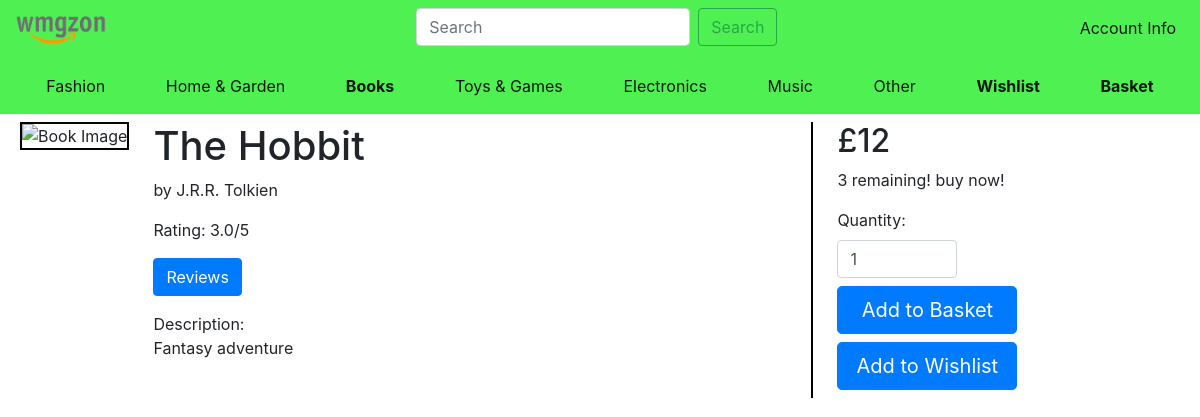
The page /books/6 on the database its author committed.
### application/models.py (models this page shows, shortened)
class Book(db.Model):
    id = db.Column(db.Integer(), primary_key=True)
    title = db.Column(db.String(length=50), nullable=False, unique=True)
    price = db.Column(db.Integer(), nullable=False)
    barcode = db.Column(db.String(length=12), nullable=False, unique=True)
    description = db.Column(db.String(length=1024), nullable=False)
    author = db.Column(db.String(length=50), nullable=False)
    release_year = db.Column(db.Integer(), nullable=False)
    genre = db.Column(db.String(length=50), nullable=False)
    blurb = db.Column(db.String(length=200), nullable=False)
    stock = db.Column(db.Integer(), nullable=False)
    book_picture = db.Column(db.LargeBinary, nullable=True)
    delisted = db.Column(db.Boolean(), nullable=False, default=False)

### application/routes.py (the view, shortened to what this page needs)
@books.route('/books/<id>', methods=['GET', 'POST'])
def home_page(id):
    form = ReviewForm()
    form2 = AddToBasketForm()
    if request.method == "GET":
        if current_user.is_authenticated:
            admin_or_not = current_user.is_admin
        else:
            admin_or_not = False
        book = Book.query.filter_by(id=id).first()
        book_review = Review.query.filter_by(book_id=id).all()
        average_rating = 0.0
        total_reviews = len(book_review)
        if total_reviews > 0:
            for review in book_review:
                average_rating += review.rating
            average_rating /= total_reviews
        similar_books = Book.query.filter_by(genre=book.genre).all()
        return render_template('individual-book.html', book=book, reviews=book_review, similar_books=similar_books, average_rating=average_rating, form=form, form2=form2, admin=admin_or_not)

### application/forms.py
class ReviewForm(FlaskForm): #Review For Products
    review = StringField(label='Review Text', validators=[DataRequired()])
    submit = SubmitField(label='Submit Review')

class AddToBasketForm(FlaskForm):
    quantity = IntegerField('Quantity:', validators=[DataRequired(), NumberRange(min=0)])
    submit = SubmitField('Add to Basket')

### application/templates/individual-book.html (shortened to what this page needs)
{% extends 'base.html' %} {% block title %} {{ book.title}} {% endblock %} {%
block content %}
<div id="info-div">
  <div id="main-info">
    {% if book.book_picture %}
    <div>
      <img
        class="template-img"
        src="{{ url_for('books.display', book_id=book.id) }}"
        alt="Book Image"
      />
    </div>
    {% endif %}
    <div id="book-info">
      <div id="description">
        <h1>{{book.title}}</h1>
        <p>by {{book.author}}</p>
        {% if average_rating %}
        <p>Rating: {{average_rating}}/5</p>
        <a
          class="btn btn-primary"
          data-toggle="collapse"
          href="#collapseReviews"
          role="button"
          aria-expanded="false"
          aria-controls="collapseReviews"
        >
          Reviews
        </a>
        {% else %}
        <p>no reviews yet</p>
        {% endif %}
        <p id="description-text">
          Description: <br />
          {{book.description}}
        </p>
      </div>
      <div id="price-description">
        <h2>£{{book.price}}</h2>
        {% if book.stock %} {% if book.stock <=10 %}
        <p>{{book.stock}} remaining! buy now!</p>
        {% endif %}
        <form method="POST">
          {{ form2.hidden_tag() }} {{ form2.quantity.label() }} {{
          form2.quantity(class="form-control", value=1, id="quantity-btn",
          max=book.stock) }}
          <button
            type="submit"
            name="action"
            value="add_to_basket"
            class="btn btn-lg btn-block btn-primary"
            id="add-to-basket-btn"
          >
            Add to Basket
          </button>
          <button
            type="submit"
            name="action"
            value="add_to_wishlist"
            class="btn btn-lg btn-block btn-primary"
            id="buy-now-btn"
          >
            Add to Wishlist
          </button>
        </form>
        {% else %}
        <p>Out of Stock!!!!</p>
        {% endif %}
      </div>
    </div>
  </div>
</div>
{% endblock %}

### application/static/book.css (style rules this page uses)
html, body { height: 100%; margin: 0; padding: 0; }
.template-img { width: 45vh; height: 60vh; border: 2px solid black; }
#info-div { display: flex; flex-direction: column; margin-left: 1vh; margin-top: 1vh; width: 100%; }
#main-info { display: flex; margin-left: 1.5vh; }
#book-info { display: flex; justify-content: space-between; margin-left: 3vh; width: 75vw; }
#add-to-basket-btn, #buy-now-btn { width: 15vw; margin: 1vh 0; }
#quantity-btn { width: 10vw; }
#description { border-right: 2px solid black; width: 55vw; }
#price-description { padding-right: 3vw; }
#description-text { margin-top: 2vh; }

### rows shown on the page
Book: title "The Hobbit", author "J.R.R. Tolkien", description "Fantasy adventure", price "12", stock "3"

### other values the page prints
{{ average_rating }} "3.0"
